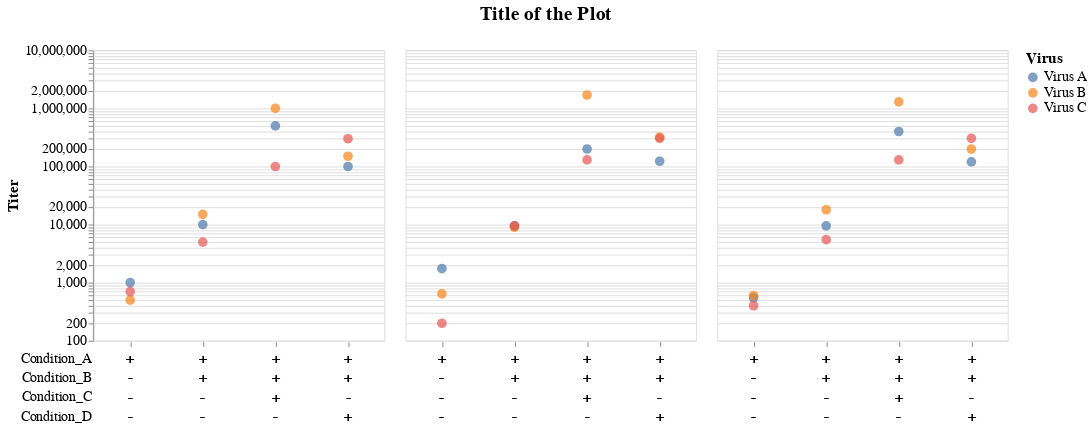

Write notebook code for a chart like this one.
### Markdown cell above
You can configure the appearance of the title, y-axis title, and facet titles with the following arguments:

### Code cell
plot_titers(
    data,
    titer_col="Titer",
    condition_cols=["Condition_A", "Condition_B", "Condition_C", "Condition_D"],
    facet_col="Facet",
    color_col="Virus",
    title="Title of the Plot", # Custom plot title, None by default
    show_facet_title=False, # Whether to show the facet titles, True by default
    y_axis_label="Titer", # Custom y-axis label, 'Titer (IU/ml)' by default
)

### Figure 1 — Vega-Lite specification as saved in the notebook (floating-point values rounded to 4 significant figures)
{"config": {"view": {"continuousWidth": 300, "continuousHeight": 300}}, "vconcat": [{"mark": {"type": "point", "filled": true, "size": 100}, "encoding": {"color": {"field": "Virus", "legend": {"labelFontSize": 14, "title": "Virus", "titleFontSize": 16}, "type": "nominal"}, "column": {"field": "Facet", "header": {"labelFontSize": 16, "labels": false, "title": null}, "type": "nominal"}, "tooltip": [{"field": "Titer", "type": "quantitative"}, {"field": "Virus", "type": "nominal"}, {"field": "Facet", "type": "nominal"}, {"field": "Condition_A", "type": "nominal"}, {"field": "Condition_B", "type": "nominal"}, {"field": "Condition_C", "type": "nominal"}, {"field": "Condition_D", "type": "nominal"}], "x": {"axis": {"domain": false, "grid": false, "labelFontSize": 14, "labels": false, "ticks": true, "title": null}, "field": "ID", "type": "nominal"}, "y": {"axis": {"labelFontSize": 14, "titleFontSize": 16}, "field": "Titer", "scale": {"type": "log"}, "title": "Titer", "type": "quantitative"}}, "width": 300}, {"mark": {"type": "text", "size": 15}, "encoding": {"column": {"field": "Facet", "header": {"labels": false, "title": null}, "type": "nominal"}, "text": {"field": "Text", "type": "nominal"}, "x": {"axis": null, "field": "ID", "type": "nominal"}, "y": {"axis": {"domain": false, "grid": false, "labelFontSize": 14, "ticks": false, "title": null}, "field": "Condition", "type": "nominal"}}, "transform": [{"fold": ["Condition_A", "Condition_B", "Condition_C", "Condition_D"], "as": ["Condition", "Text"]}], "view": {"strokeWidth": 1e-05}, "width": 300}], "data": {"name": "data-48e68cca907ae27f3539e429469ea545"}, "spacing": 0, "title": {"text": "Title of the Plot", "align": "center", "anchor": "middle", "fontSize": 20, "offset": 20}, "$schema": "https://vega.github.io/schema/vega-lite/v5.20.1.json", "datasets": {"data-48e68cca907ae27f3539e429469ea545": [{"Titer": 1000, "Virus": "Virus A", "Facet": "Facet A", "Condition_A": "+", "Condition_B": "-", "Condition_C": "-", "Condition_D": "-", "ID": "A"}, {"Titer": 10000, "Virus": "Virus A", "Facet": "Facet A", "Condition_A": "+", "Condition_B": "+", "Condition_C": "-", "Condition_D": "-", "ID": "A_B"}, {"Titer": 100000, "Virus": "Virus A", "Facet": "Facet A", "Condition_A": "+", "Condition_B": "+", "Condition_C": "-", "Condition_D": "+", "ID": "A_B_D"}, {"Titer": 500000, "Virus": "Virus A", "Facet": "Facet A", "Condition_A": "+", "Condition_B": "+", "Condition_C": "+", "Condition_D": "-", "ID": "A_B_C"}, {"Titer": 500, "Virus": "Virus B", "Facet": "Facet A", "Condition_A": "+", "Condition_B": "-", "Condition_C": "-", "Condition_D": "-", "ID": "A"}, {"Titer": 15000, "Virus": "Virus B", "Facet": "Facet A", "Condition_A": "+", "Condition_B": "+", "Condition_C": "-", "Condition_D": "-", "ID": "A_B"}, {"Titer": 150000, "Virus": "Virus B", "Facet": "Facet A", "Condition_A": "+", "Condition_B": "+", "Condition_C": "-", "Condition_D": "+", "ID": "A_B_D"}, {"Titer": 1000000, "Virus": "Virus B", "Facet": "Facet A", "Condition_A": "+", "Condition_B": "+", "Condition_C": "+", "Condition_D": "-", "ID": "A_B_C"}, {"Titer": 700, "Virus": "Virus C", "Facet": "Facet A", "Condition_A": "+", "Condition_B": "-", "Condition_C": "-", "Condition_D": "-", "ID": "A"}, {"Titer": 5000, "Virus": "Virus C", "Facet": "Facet A", "Condition_A": "+", "Condition_B": "+", "Condition_C": "-", "Condition_D": "-", "ID": "A_B"}, {"Titer": 300000, "Virus": "Virus C", "Facet": "Facet A", "Condition_A": "+", "Condition_B": "+", "Condition_C": "-", "Condition_D": "+", "ID": "A_B_D"}, {"Titer": 100000, "Virus": "Virus C", "Facet": "Facet A", "Condition_A": "+", "Condition_B": "+", "Condition_C": "+", "Condition_D": "-", "ID": "A_B_C"}, {"Titer": 1750, "Virus": "Virus A", "Facet": "Facet B", "Condition_A": "+", "Condition_B": "-", "Condition_C": "-", "Condition_D": "-", "ID": "A"}, {"Titer": 9500, "Virus": "Virus A", "Facet": "Facet B", "Condition_A": "+", "Condition_B": "+", "Condition_C": "-", "Condition_D": "-", "ID": "A_B"}, {"Titer": 123000, "Virus": "Virus A", "Facet": "Facet B", "Condition_A": "+", "Condition_B": "+", "Condition_C": "-", "Condition_D": "+", "ID": "A_B_D"}, {"Titer": 200000, "Virus": "Virus A", "Facet": "Facet B", "Condition_A": "+", "Condition_B": "+", "Condition_C": "+", "Condition_D": "-", "ID": "A_B_C"}, {"Titer": 640, "Virus": "Virus B", "Facet": "Facet B", "Condition_A": "+", "Condition_B": "-", "Condition_C": "-", "Condition_D": "-", "ID": "A"}, {"Titer": 9000, "Virus": "Virus B", "Facet": "Facet B", "Condition_A": "+", "Condition_B": "+", "Condition_C": "-", "Condition_D": "-", "ID": "A_B"}, {"Titer": 320000, "Virus": "Virus B", "Facet": "Facet B", "Condition_A": "+", "Condition_B": "+", "Condition_C": "-", "Condition_D": "+", "ID": "A_B_D"}, {"Titer": 1700000, "Virus": "Virus B", "Facet": "Facet B", "Condition_A": "+", "Condition_B": "+", "Condition_C": "+", "Condition_D": "-", "ID": "A_B_C"}, {"Titer": 200, "Virus": "Virus C", "Facet": "Facet B", "Condition_A": "+", "Condition_B": "-", "Condition_C": "-", "Condition_D": "-", "ID": "A"}, {"Titer": 9500, "Virus": "Virus C", "Facet": "Facet B", "Condition_A": "+", "Condition_B": "+", "Condition_C": "-", "Condition_D": "-", "ID": "A_B"}, {"Titer": 305000, "Virus": "Virus C", "Facet": "Facet B", "Condition_A": "+", "Condition_B": "+", "Condition_C": "-", "Condition_D": "+", "ID": "A_B_D"}, {"Titer": 130000, "Virus": "Virus C", "Facet": "Facet B", "Condition_A": "+", "Condition_B": "+", "Condition_C": "+", "Condition_D": "-", "ID": "A_B_C"}, {"Titer": 550, "Virus": "Virus A", "Facet": "Facet C", "Condition_A": "+", "Condition_B": "-", "Condition_C": "-", "Condition_D": "-", "ID": "A"}, {"Titer": 9500, "Virus": "Virus A", "Facet": "Facet C", "Condition_A": "+", "Condition_B": "+", "Condition_C": "-", "Condition_D": "-", "ID": "A_B"}, {"Titer": 120000, "Virus": "Virus A", "Facet": "Facet C", "Condition_A": "+", "Condition_B": "+", "Condition_C": "-", "Condition_D": "+", "ID": "A_B_D"}, {"Titer": 400000, "Virus": "Virus A", "Facet": "Facet C", "Condition_A": "+", "Condition_B": "+", "Condition_C": "+", "Condition_D": "-", "ID": "A_B_C"}, {"Titer": 600, "Virus": "Virus B", "Facet": "Facet C", "Condition_A": "+", "Condition_B": "-", "Condition_C": "-", "Condition_D": "-", "ID": "A"}, {"Titer": 18000, "Virus": "Virus B", "Facet": "Facet C", "Condition_A": "+", "Condition_B": "+", "Condition_C": "-", "Condition_D": "-", "ID": "A_B"}, {"Titer": 200000, "Virus": "Virus B", "Facet": "Facet C", "Condition_A": "+", "Condition_B": "+", "Condition_C": "-", "Condition_D": "+", "ID": "A_B_D"}, {"Titer": 1300000, "Virus": "Virus B", "Facet": "Facet C", "Condition_A": "+", "Condition_B": "+", "Condition_C": "+", "Condition_D": "-", "ID": "A_B_C"}, {"Titer": 400, "Virus": "Virus C", "Facet": "Facet C", "Condition_A": "+", "Condition_B": "-", "Condition_C": "-", "Condition_D": "-", "ID": "A"}, {"Titer": 5500, "Virus": "Virus C", "Facet": "Facet C", "Condition_A": "+", "Condition_B": "+", "Condition_C": "-", "Condition_D": "-", "ID": "A_B"}, {"Titer": 305000, "Virus": "Virus C", "Facet": "Facet C", "Condition_A": "+", "Condition_B": "+", "Condition_C": "-", "Condition_D": "+", "ID": "A_B_D"}, {"Titer": 130000, "Virus": "Virus C", "Facet": "Facet C", "Condition_A": "+", "Condition_B": "+", "Condition_C": "+", "Condition_D": "-", "ID": "A_B_C"}]}}
